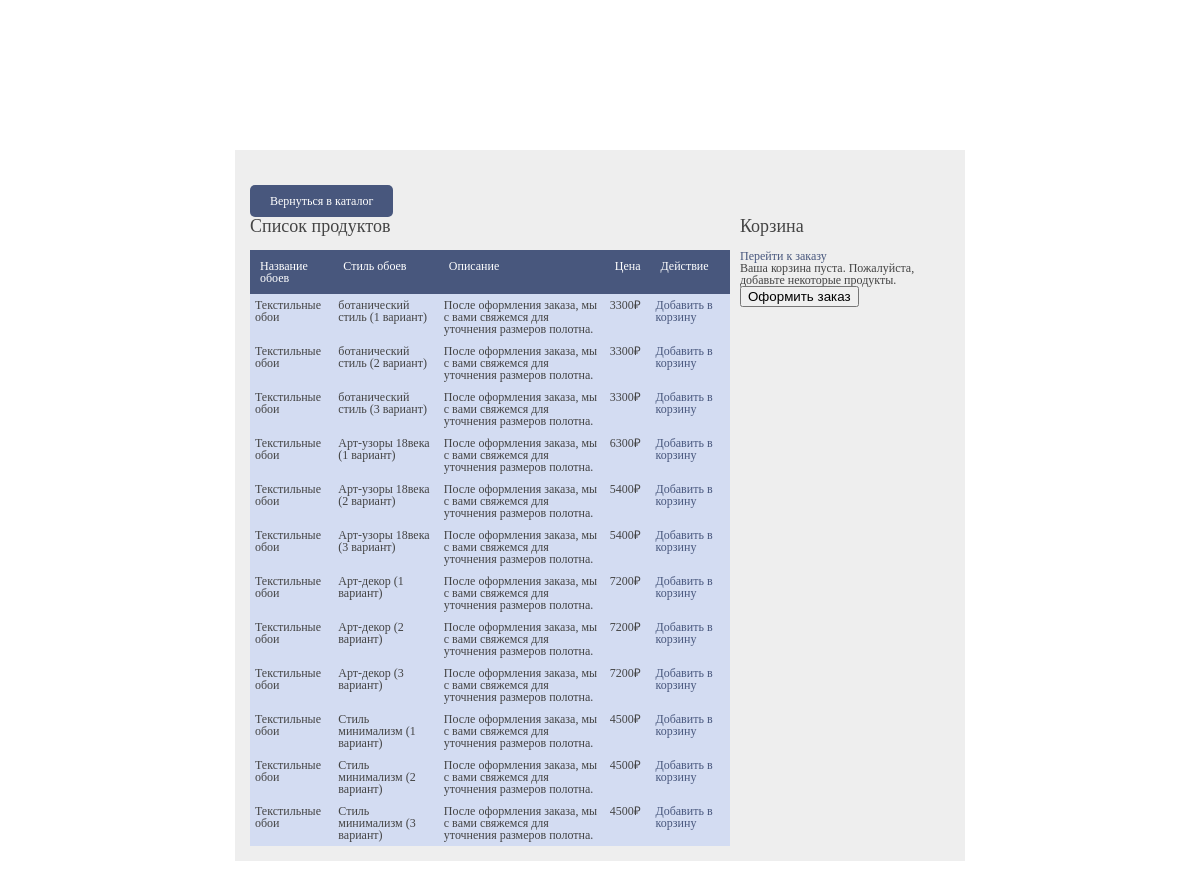
/cart3/index.php (signed in), run on the app's committed database.
### tables this page shows
CREATE TABLE `wallpaper` (
  `id` int NOT NULL,
  `name_wall` varchar(100) NOT NULL,
  `style_wall` varchar(100) NOT NULL,
  `description` varchar(200) NOT NULL,
  `price` float NOT NULL
);

### cart3/products.php (the view, shortened to what this page needs)
<h1>Список продуктов</h1>
<table>
	<tr>
		<th>Название обоев</th>
		<th>Стиль обоев</th>
		<th>Описание</th>
		<th>Цена</th>
		<th>Действие</th>
	</tr>
	<?php
	$query = "SELECT * FROM wallpaper WHERE id BETWEEN 48 AND 59 ORDER BY name_wall ASC";
	$result = mysqli_query($connection, $query);
	while ($row = mysqli_fetch_array($result)) {
	?>
		<tr>
		    <td><?php echo $row['name_wall'] ?></td>
			<td><?php echo $row['style_wall'] ?></td>
		    <td><?php echo $row['description'] ?></td>
		    <td><?php echo $row['price'] ?>₽</td>
		    <td><a href="index.php?page=products&action=add&id=<?php echo $row['id'] ?>">Добавить в корзину</a></td>
		</tr>
	<?php
		}
	?>
</table>

### cart3/css/style.css (style rules this page uses)
body { font-family: Verdana; font-size: 12px; color: #444; }
a { color: #48577D; text-decoration: none; }
h1, h2 { margin-bottom: 15px }
h1 { font-size: 18px; }
#main table { width: 480px; }
#main table th { padding: 10px; background-color: #48577D; color: #fff; text-align: left; }
#main table td { padding: 5px; }
#main table tr { background-color: #d3dcf2; }

### data on the page
wallpaper: name_wall "Текстильные обои", style_wall "ботанический стиль (1 вариант)", description "После оформления заказа, мы с вами свяжемся для уточнения размеров полотна.", price "3300"
wallpaper: name_wall "Текстильные обои", style_wall "ботанический стиль (2 вариант)", description "После оформления заказа, мы с вами свяжемся для уточнения размеров полотна.", price "3300"
wallpaper: name_wall "Текстильные обои", style_wall "ботанический стиль (3 вариант)", description "После оформления заказа, мы с вами свяжемся для уточнения размеров полотна.", price "3300"
wallpaper: name_wall "Текстильные обои", style_wall "Арт-узоры 18века (1 вариант)", description "После оформления заказа, мы с вами свяжемся для уточнения размеров полотна.", price "6300"
wallpaper: name_wall "Текстильные обои", style_wall "Арт-узоры 18века (2 вариант)", description "После оформления заказа, мы с вами свяжемся для уточнения размеров полотна.", price "5400"
wallpaper: name_wall "Текстильные обои", style_wall "Арт-узоры 18века (3 вариант)", description "После оформления заказа, мы с вами свяжемся для уточнения размеров полотна.", price "5400"
wallpaper: name_wall "Текстильные обои", style_wall "Арт-декор (1 вариант)", description "После оформления заказа, мы с вами свяжемся для уточнения размеров полотна.", price "7200"
wallpaper: name_wall "Текстильные обои", style_wall "Арт-декор (2 вариант)", description "После оформления заказа, мы с вами свяжемся для уточнения размеров полотна.", price "7200"
wallpaper: name_wall "Текстильные обои", style_wall "Арт-декор (3 вариант)", description "После оформления заказа, мы с вами свяжемся для уточнения размеров полотна.", price "7200"
wallpaper: name_wall "Текстильные обои", style_wall "Стиль минимализм (1 вариант)", description "После оформления заказа, мы с вами свяжемся для уточнения размеров полотна.", price "4500"
wallpaper: name_wall "Текстильные обои", style_wall "Стиль минимализм (2 вариант)", description "После оформления заказа, мы с вами свяжемся для уточнения размеров полотна.", price "4500"
wallpaper: name_wall "Текстильные обои", style_wall "Стиль минимализм (3 вариант)", description "После оформления заказа, мы с вами свяжемся для уточнения размеров полотна.", price "4500"
